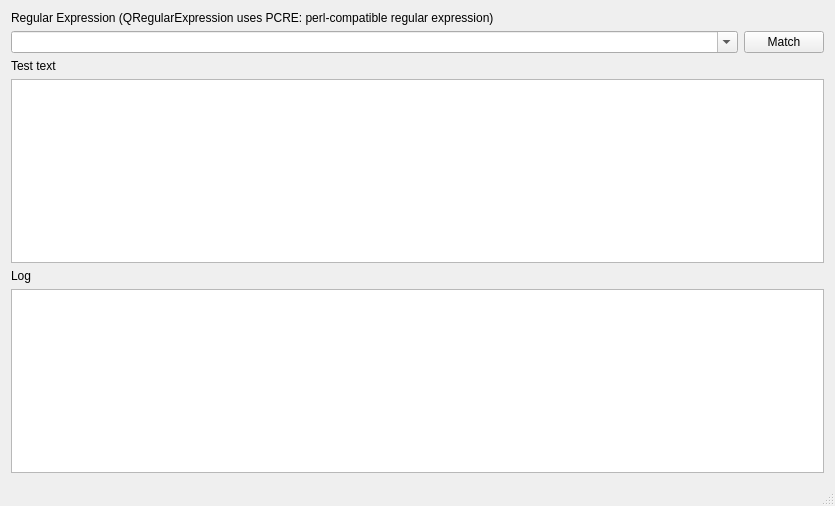
<?xml version="1.0" encoding="UTF-8"?>
<ui version="4.0">
 <class>MainWindow</class>
 <widget class="QMainWindow" name="MainWindow">
  <property name="geometry">
   <rect>
    <x>0</x>
    <y>0</y>
    <width>835</width>
    <height>506</height>
   </rect>
  </property>
  <property name="windowTitle">
   <string>QRegularExpression tester</string>
  </property>
  <widget class="QWidget" name="centralWidget">
   <property name="sizePolicy">
    <sizepolicy hsizetype="Maximum" vsizetype="Maximum">
     <horstretch>0</horstretch>
     <verstretch>0</verstretch>
    </sizepolicy>
   </property>
   <layout class="QGridLayout" name="gridLayout">
    <item row="0" column="0">
     <widget class="QLabel" name="labelRegularExpression">
      <property name="text">
       <string>Regular Expression (QRegularExpression uses PCRE: perl-compatible regular expression)</string>
      </property>
     </widget>
    </item>
    <item row="1" column="1">
     <widget class="QPushButton" name="pushButtonMatch">
      <property name="sizePolicy">
       <sizepolicy hsizetype="Minimum" vsizetype="Preferred">
        <horstretch>0</horstretch>
        <verstretch>0</verstretch>
       </sizepolicy>
      </property>
      <property name="text">
       <string>Match</string>
      </property>
     </widget>
    </item>
    <item row="3" column="0" colspan="2">
     <widget class="QPlainTextEdit" name="plainTextEditTestText"/>
    </item>
    <item row="5" column="0" colspan="2">
     <widget class="QPlainTextEdit" name="plainTextEditLog"/>
    </item>
    <item row="1" column="0">
     <widget class="QComboBox" name="comboBoxRegExp">
      <property name="sizePolicy">
       <sizepolicy hsizetype="Preferred" vsizetype="Fixed">
        <horstretch>1</horstretch>
        <verstretch>0</verstretch>
       </sizepolicy>
      </property>
      <property name="editable">
       <bool>true</bool>
      </property>
     </widget>
    </item>
    <item row="2" column="0">
     <widget class="QLabel" name="labelTestText">
      <property name="text">
       <string>Test text</string>
      </property>
     </widget>
    </item>
    <item row="4" column="0">
     <widget class="QLabel" name="labelLog">
      <property name="text">
       <string>Log</string>
      </property>
     </widget>
    </item>
   </layout>
  </widget>
  <widget class="QStatusBar" name="statusBar"/>
 </widget>
 <layoutdefault spacing="6" margin="11"/>
 <resources/>
 <connections/>
</ui>
